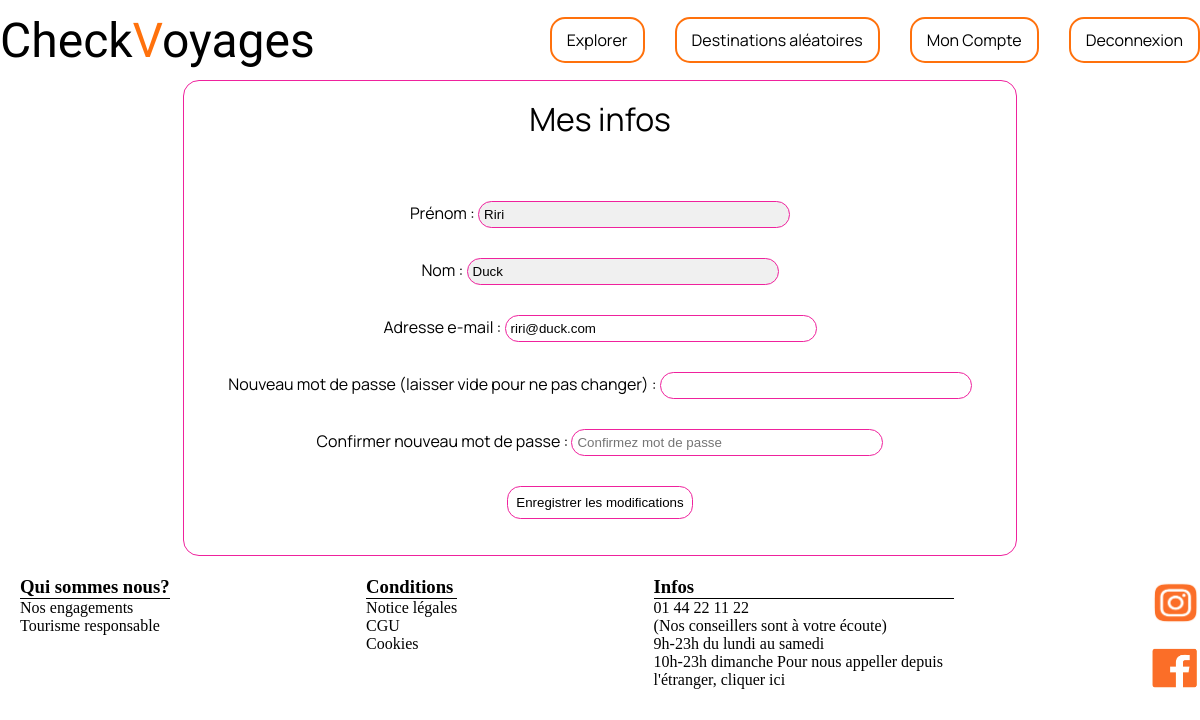
The app's page /profile.php (signed in) with its own data.
### tables this page shows
CREATE TABLE IF NOT EXISTS `user`(
	id_user INT PRIMARY KEY AUTO_INCREMENT NOT NULL,
    lastname VARCHAR(50) NOT NULL,
    firstname VARCHAR(50) NOT NULL,
    thumbnail VARCHAR(255),
    psswrd VARCHAR(100) NOT NULL,
    email VARCHAR(50) NOT NULL UNIQUE,
    login VARCHAR(50) NOT NULL UNIQUE
);

### Model/UserModel.php (called while the page is built, shortened)
<?php
class UserModel {
    private PDO $bdd;
    public function __construct(PDO $bdd) {
        $this->bdd = $bdd;
    }
    public function getUserById(int $id) {
        $query = "SELECT * FROM user WHERE id_user = ?";
        $req = $this->bdd->prepare($query);
        $req->execute([$id]);
        return $req->fetch(PDO::FETCH_ASSOC);
    }
}
?>

### View/view_profile.php (the view, shortened to what this page needs)
<?php
class ProfileView {
    public function renderProfile(array $user): string {
        $firstname = htmlspecialchars($user['firstname']);
        $lastname = htmlspecialchars($user['lastname']);
        $email = htmlspecialchars($user['email']);
        return "<form class='registration-form' action='' method='POST'>
                    <legend>Mes infos</legend>
                    <ul>
                        <li>
                            <label for='firstname'>Prénom :</label>
                            <input type='text' id='firstname' name='firstname' value='$firstname' readonly style='background-color: #f0f0f0;'>
                        </li>
                        <li>
                            <label for='lastname'>Nom :</label>
                            <input type='text' id='lastname' name='lastname' value='$lastname' readonly style='background-color: #f0f0f0;'>
                        </li>
                        <li>
                            <label for='email'>Adresse e-mail :</label>
                            <input type='email' id='email' name='email' size='30' required value='$email'>
                        </li>
                        <li>
                            <label for='password'>Nouveau mot de passe (laisser vide pour ne pas changer) :</label>
                            <input type='password' id='password' name='password' minlength='8' />
                        </li>
                        <li>
                            <label for='confirm-password'>Confirmer nouveau mot de passe :</label>
                            <input type='password' id='confirm-password' name='confirm-password' placeholder='Confirmez mot de passe'>
                        </li>
                        <li>
                            <input class='btn-minscrire' type='submit' name='profile-submit' value=\"Enregistrer les modifications\">
                        </li>
                    </ul>
                </form>";
    }
}

### src/style/style-index.css (style rules this page uses)
* { margin: 0; padding: 0; }
html { scroll-behavior: smooth; }
.container-footer h3 { border-bottom: 1px solid; }
.container-footer p { max-width: 300px; }
.icons-social img { object-fit: cover; max-width:50px; height: 50px; }
.icons-social { display: flex; flex-direction: column; gap: 1rem; }

### src/style/style-signUp.css (style rules this page uses)
.registration-form { font-family: Manrope; margin: 0 auto; width: 800px; padding: 1em; border-radius: 1em; border: 1px solid rgb(239 34 157); }
.registration-form ul { list-style: none; }
legend { text-align: center; margin-bottom: 50px; font-size: 2em; }
li { margin: 10px; padding: 10px; }
ul { justify-content: center; text-align: center; }
#password, #email, #confirm-password, #confirm-email, #firstname, #lastname, #title { text-align: left; border: 1px solid rgb(239 34 157); border-radius: 1em; width: 100%; max-width: 300px; padding: 5px; }
.btn-minscrire { background-color: white; border: 1px solid rgb(239 34 157); border-radius: 1em; padding: 8px; }

### records on screen
user: firstname "Riri", lastname "Duck", email "riri@duck.com"

### other values on screen
$this->getWhoAreWe() "Qui sommes nous? Nos engagements Tourisme responsable"
$this->getConditions() "Conditions Notice légales CGU Cookies"
$this->getInfos() "Infos 01 44 22 11 22 (Nos conseillers sont à votre écoute) 9h-23h du lundi au samedi 10h-23h dimanche Pour nous appeller depuis l'étranger, cliquer ici"
